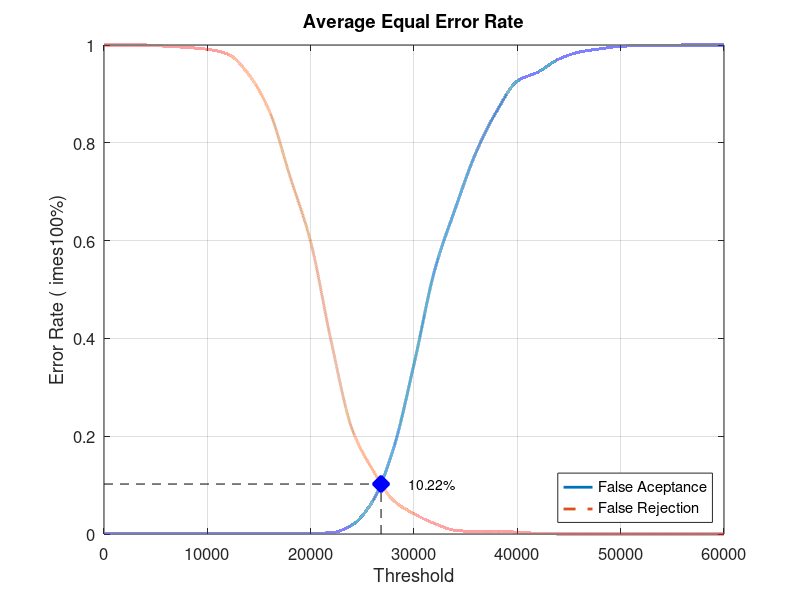
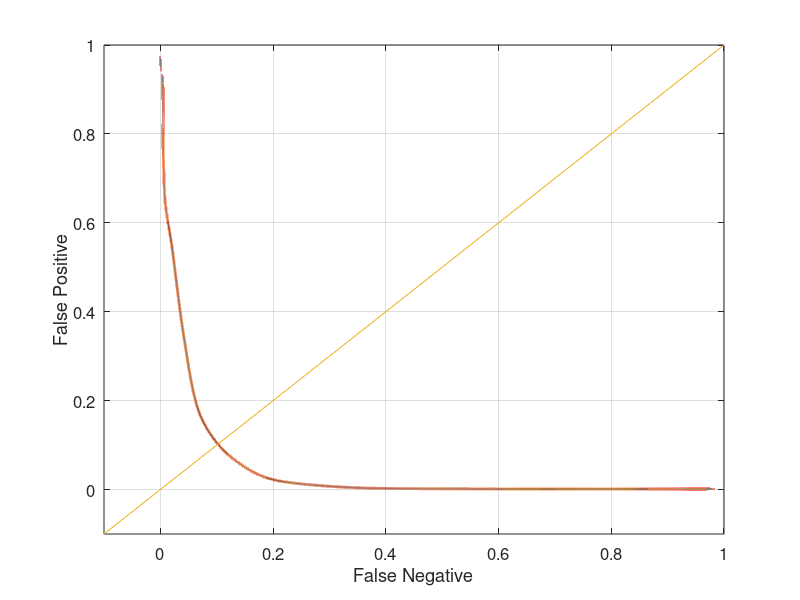

Here is the MATLAB script that generated these plots, in order:
close all;
clear;
clc;
x = 0:2000:60000;
xq = 0:0.5:60000;

y0 = [0 0.00131579 0.00131579 0.00131579 0.00131579 0.00131579 0.00131579 0.00131579 0.00131579 0.00131579 0.00131579 0.00263158 0.0184211 0.0671053 0.173684 0.347368 0.539474 0.665789 0.780263 0.864474 0.926316 0.944737 0.971053 0.985526 0.992105 0.997368 0.998684 0.998684 1 1 1]
yy0 = interp1(x, y0, xq, 'pchip');
y1 = [1 1 1 0.9975 0.995 0.99125 0.98125 0.94 0.865 0.73125 0.5975 0.3925 0.215 0.13125 0.06875 0.04125 0.02125 0.0075 0.005 0.005 0.00375 0.00125 0 0 0 0 0 0 0 0 0]
yy1 = interp1(x, y1, xq, 'pchip');

% Calculating EER: 
y2 = abs(y0 - y1);
find(y2 == min(y2))
yy2 = abs(yy0 - yy1);
xEER = find(yy2 == min(yy2));
xEERIndex = xq(xEER) % X-axis EER
yEER = yy0(xEER) % Y-axis EER

main = figure
plot(xq, yy0,'-','LineWidth', 2);	hold on
plot(xq, yy1,'--','LineWidth', 2);	hold on
plot([xEERIndex xEERIndex], [0 yEER], 'k--');	hold on
plot([0 xEERIndex], [yEER yEER], 'k--');	hold on
plot(xEERIndex, yEER, 'bx', 'LineWidth', 10);	hold on
text(xEERIndex + 10 * xEERIndex / 100, yEER, [num2str(round((10000 * yEER)) / 100) '%'])
legend('False Aceptance', 'False Rejection', 'Location', 'SouthEast')
xlabel('Threshold')
ylabel('Error Rate (	imes100%)')
title('Average Equal Error Rate')
set(gca, 'FontSize', 12)
axis([0 60000 0 1])
grid on

print(main, 'Experiment2AverageMain', '-dpng');
FNRxFPR = figure('Color', [1 1 1]);
plot(yy1, yy0, '-', yy1, yy0, 'LineWidth', 2);
hold on
y = -0.1:0.1:1
plot(y, y); 
set(gca, 'FontSize', 12)
xlabel('False Negative')
ylabel('False Positive')
axis([-0.1 1 -0.1 1])
set(gca, 'FontSize', 12)
grid on

print(FNRxFPR, 'Experiment2AverageFNRxFPR','-dpng');
